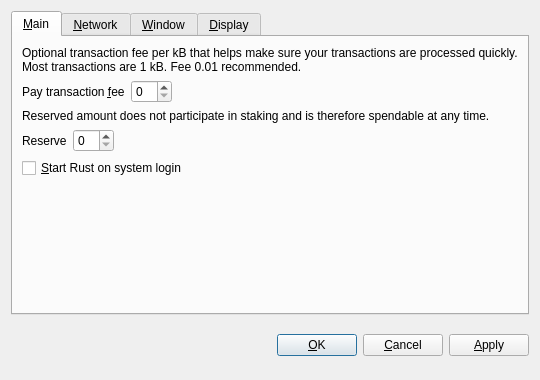
<?xml version="1.0" encoding="UTF-8"?>
<ui version="4.0">
 <class>OptionsDialog</class>
 <widget class="QDialog" name="OptionsDialog">
  <property name="geometry">
   <rect>
    <x>0</x>
    <y>0</y>
    <width>540</width>
    <height>380</height>
   </rect>
  </property>
  <property name="windowTitle">
   <string>Options</string>
  </property>
  <property name="modal">
   <bool>true</bool>
  </property>
  <layout class="QVBoxLayout" name="verticalLayout">
   <item>
    <widget class="QTabWidget" name="tabWidget">
     <property name="tabPosition">
      <enum>QTabWidget::North</enum>
     </property>
     <property name="currentIndex">
      <number>0</number>
     </property>
     <widget class="QWidget" name="tabMain">
      <attribute name="title">
       <string>&amp;Main</string>
      </attribute>
      <layout class="QVBoxLayout" name="verticalLayout_Main">
       <item>
        <widget class="QLabel" name="transactionFeeInfoLabel">
         <property name="text">
          <string>Optional transaction fee per kB that helps make sure your transactions are processed quickly. Most transactions are 1 kB. Fee 0.01 recommended.</string>
         </property>
         <property name="textFormat">
          <enum>Qt::PlainText</enum>
         </property>
         <property name="wordWrap">
          <bool>true</bool>
         </property>
        </widget>
       </item>
       <item>
        <layout class="QHBoxLayout" name="horizontalLayoutFee">
         <item>
          <widget class="QLabel" name="transactionFeeLabel">
           <property name="text">
            <string>Pay transaction &amp;fee</string>
           </property>
           <property name="textFormat">
            <enum>Qt::PlainText</enum>
           </property>
           <property name="buddy">
            <cstring>transactionFee</cstring>
           </property>
          </widget>
         </item>
         <item>
          <widget class="BitcoinAmountField" name="transactionFee"/>
         </item>
         <item>
          <spacer name="horizontalSpacerFee">
           <property name="orientation">
            <enum>Qt::Horizontal</enum>
           </property>
           <property name="sizeHint" stdset="0">
            <size>
             <width>40</width>
             <height>20</height>
            </size>
           </property>
          </spacer>
         </item>
        </layout>
       </item>
       <item>
        <widget class="QLabel" name="reserveBalanceInfoLabel">
         <property name="text">
          <string>Reserved amount does not participate in staking and is therefore spendable at any time.</string>
         </property>
         <property name="textFormat">
          <enum>Qt::PlainText</enum>
         </property>
         <property name="wordWrap">
          <bool>true</bool>
         </property>
        </widget>
       </item>
       <item>
        <layout class="QHBoxLayout" name="horizontalLayoutReserveBalance">
         <item>
          <widget class="QLabel" name="reserveBalanceLabel">
           <property name="text">
            <string>Reserve</string>
           </property>
           <property name="textFormat">
            <enum>Qt::PlainText</enum>
           </property>
           <property name="buddy">
            <cstring>reserveBalance</cstring>
           </property>
          </widget>
         </item>
         <item>
          <widget class="BitcoinAmountField" name="reserveBalance"/>
         </item>
         <item>
          <spacer name="horizontalSpacerReserveBalance">
           <property name="orientation">
            <enum>Qt::Horizontal</enum>
           </property>
           <property name="sizeHint" stdset="0">
            <size>
             <width>40</width>
             <height>20</height>
            </size>
           </property>
          </spacer>
         </item>
        </layout>
       </item>
       <item>
        <widget class="QCheckBox" name="bitcoinAtStartup">
         <property name="toolTip">
          <string>Automatically start Rust after logging in to the system.</string>
         </property>
         <property name="text">
          <string>&amp;Start Rust on system login</string>
         </property>
        </widget>
       </item>
       <item>
        <spacer name="verticalSpacer_Main">
         <property name="orientation">
          <enum>Qt::Vertical</enum>
         </property>
         <property name="sizeHint" stdset="0">
          <size>
           <width>20</width>
           <height>40</height>
          </size>
         </property>
        </spacer>
       </item>
      </layout>
     </widget>
     <widget class="QWidget" name="tabNetwork">
      <attribute name="title">
       <string>&amp;Network</string>
      </attribute>
      <layout class="QVBoxLayout" name="verticalLayout_Network">
       <item>
        <widget class="QCheckBox" name="mapPortUpnp">
         <property name="toolTip">
          <string>Automatically open the Rust client port on the router. This only works when your router supports UPnP and it is enabled.</string>
         </property>
         <property name="text">
          <string>Map port using &amp;UPnP</string>
         </property>
        </widget>
       </item>
       <item>
        <widget class="QCheckBox" name="connectSocks">
         <property name="toolTip">
          <string>Connect to the Rust network through a SOCKS proxy (e.g. when connecting through Tor).</string>
         </property>
         <property name="text">
          <string>&amp;Connect through SOCKS proxy:</string>
         </property>
        </widget>
       </item>
       <item>
        <layout class="QHBoxLayout" name="horizontalLayout_Network">
         <item>
          <widget class="QLabel" name="proxyIpLabel">
           <property name="text">
            <string>Proxy &amp;IP:</string>
           </property>
           <property name="textFormat">
            <enum>Qt::PlainText</enum>
           </property>
           <property name="buddy">
            <cstring>proxyIp</cstring>
           </property>
          </widget>
         </item>
         <item>
          <widget class="QValidatedLineEdit" name="proxyIp">
           <property name="maximumSize">
            <size>
             <width>140</width>
             <height>16777215</height>
            </size>
           </property>
           <property name="toolTip">
            <string>IP address of the proxy (e.g. 127.0.0.1)</string>
           </property>
          </widget>
         </item>
         <item>
          <widget class="QLabel" name="proxyPortLabel">
           <property name="text">
            <string>&amp;Port:</string>
           </property>
           <property name="textFormat">
            <enum>Qt::PlainText</enum>
           </property>
           <property name="buddy">
            <cstring>proxyPort</cstring>
           </property>
          </widget>
         </item>
         <item>
          <widget class="QLineEdit" name="proxyPort">
           <property name="maximumSize">
            <size>
             <width>55</width>
             <height>16777215</height>
            </size>
           </property>
           <property name="toolTip">
            <string>Port of the proxy (e.g. 9050)</string>
           </property>
          </widget>
         </item>
         <item>
          <widget class="QLabel" name="socksVersionLabel">
           <property name="text">
            <string>SOCKS &amp;Version:</string>
           </property>
           <property name="textFormat">
            <enum>Qt::PlainText</enum>
           </property>
           <property name="buddy">
            <cstring>socksVersion</cstring>
           </property>
          </widget>
         </item>
         <item>
          <widget class="QValueComboBox" name="socksVersion">
           <property name="toolTip">
            <string>SOCKS version of the proxy (e.g. 5)</string>
           </property>
          </widget>
         </item>
         <item>
          <spacer name="horizontalSpacer_Network">
           <property name="orientation">
            <enum>Qt::Horizontal</enum>
           </property>
           <property name="sizeHint" stdset="0">
            <size>
             <width>40</width>
             <height>20</height>
            </size>
           </property>
          </spacer>
         </item>
        </layout>
       </item>
       <item>
        <spacer name="verticalSpacer_Network">
         <property name="orientation">
          <enum>Qt::Vertical</enum>
         </property>
         <property name="sizeHint" stdset="0">
          <size>
           <width>20</width>
           <height>40</height>
          </size>
         </property>
        </spacer>
       </item>
      </layout>
     </widget>
     <widget class="QWidget" name="tabWindow">
      <attribute name="title">
       <string>&amp;Window</string>
      </attribute>
      <layout class="QVBoxLayout" name="verticalLayout_Window">
       <item>
        <widget class="QCheckBox" name="minimizeToTray">
         <property name="toolTip">
          <string>Show only a tray icon after minimizing the window.</string>
         </property>
         <property name="text">
          <string>&amp;Minimize to the tray instead of the taskbar</string>
         </property>
        </widget>
       </item>
       <item>
        <widget class="QCheckBox" name="minimizeOnClose">
         <property name="toolTip">
          <string>Minimize instead of exit the application when the window is closed. When this option is enabled, the application will be closed only after selecting Quit in the menu.</string>
         </property>
         <property name="text">
          <string>M&amp;inimize on close</string>
         </property>
        </widget>
       </item>
       <item>
        <spacer name="verticalSpacer_Window">
         <property name="orientation">
          <enum>Qt::Vertical</enum>
         </property>
         <property name="sizeHint" stdset="0">
          <size>
           <width>20</width>
           <height>40</height>
          </size>
         </property>
        </spacer>
       </item>
      </layout>
     </widget>
     <widget class="QWidget" name="tabDisplay">
      <attribute name="title">
       <string>&amp;Display</string>
      </attribute>
      <layout class="QVBoxLayout" name="verticalLayout_Display">
       <item>
        <layout class="QHBoxLayout" name="horizontalLayout_1_Display">
         <item>
          <widget class="QLabel" name="langLabel">
           <property name="text">
            <string>User Interface &amp;language:</string>
           </property>
           <property name="textFormat">
            <enum>Qt::PlainText</enum>
           </property>
           <property name="buddy">
            <cstring>lang</cstring>
           </property>
          </widget>
         </item>
         <item>
          <widget class="QValueComboBox" name="lang">
           <property name="toolTip">
            <string>The user interface language can be set here. This setting will take effect after restarting Rust.</string>
           </property>
          </widget>
         </item>
        </layout>
       </item>
       <item>
        <layout class="QHBoxLayout" name="horizontalLayout_2_Display">
         <item>
          <widget class="QLabel" name="unitLabel">
           <property name="text">
            <string>&amp;Unit to show amounts in:</string>
           </property>
           <property name="textFormat">
            <enum>Qt::PlainText</enum>
           </property>
           <property name="buddy">
            <cstring>unit</cstring>
           </property>
          </widget>
         </item>
         <item>
          <widget class="QValueComboBox" name="unit">
           <property name="toolTip">
            <string>Choose the default subdivision unit to show in the interface and when sending coins.</string>
           </property>
          </widget>
         </item>
        </layout>
       </item>
       <item>
        <widget class="QCheckBox" name="displayAddresses">
         <property name="toolTip">
          <string>Whether to show Rust addresses in the transaction list or not.</string>
         </property>
         <property name="text">
          <string>&amp;Display addresses in transaction list</string>
         </property>
        </widget>
       </item>
       <item>
        <widget class="QCheckBox" name="coinControlFeatures">
         <property name="toolTip">
          <string>Whether to show coin control features or not.</string>
         </property>
         <property name="text">
          <string>Display coin &amp;control features (experts only!)</string>
         </property>
        </widget>
       </item>
       <item>
        <spacer name="verticalSpacer_Display">
         <property name="orientation">
          <enum>Qt::Vertical</enum>
         </property>
         <property name="sizeHint" stdset="0">
          <size>
           <width>20</width>
           <height>40</height>
          </size>
         </property>
        </spacer>
       </item>
      </layout>
     </widget>
    </widget>
   </item>
   <item>
    <layout class="QHBoxLayout" name="horizontalLayout_Buttons">
     <item>
      <spacer name="horizontalSpacer_1">
       <property name="orientation">
        <enum>Qt::Horizontal</enum>
       </property>
       <property name="sizeHint" stdset="0">
        <size>
         <width>40</width>
         <height>48</height>
        </size>
       </property>
      </spacer>
     </item>
     <item>
      <widget class="QLabel" name="statusLabel">
       <property name="font">
        <font>
         <weight>75</weight>
         <bold>true</bold>
        </font>
       </property>
       <property name="text">
        <string/>
       </property>
       <property name="textFormat">
        <enum>Qt::PlainText</enum>
       </property>
       <property name="wordWrap">
        <bool>true</bool>
       </property>
      </widget>
     </item>
     <item>
      <spacer name="horizontalSpacer_2">
       <property name="orientation">
        <enum>Qt::Horizontal</enum>
       </property>
       <property name="sizeHint" stdset="0">
        <size>
         <width>40</width>
         <height>48</height>
        </size>
       </property>
      </spacer>
     </item>
     <item>
      <widget class="QPushButton" name="okButton">
       <property name="text">
        <string>&amp;OK</string>
       </property>
      </widget>
     </item>
     <item>
      <widget class="QPushButton" name="cancelButton">
       <property name="text">
        <string>&amp;Cancel</string>
       </property>
       <property name="autoDefault">
        <bool>false</bool>
       </property>
      </widget>
     </item>
     <item>
      <widget class="QPushButton" name="applyButton">
       <property name="text">
        <string>&amp;Apply</string>
       </property>
       <property name="autoDefault">
        <bool>false</bool>
       </property>
      </widget>
     </item>
    </layout>
   </item>
  </layout>
 </widget>
 <customwidgets>
  <customwidget>
   <class>BitcoinAmountField</class>
   <extends>QSpinBox</extends>
   <header>bitcoinamountfield.h</header>
  </customwidget>
  <customwidget>
   <class>QValueComboBox</class>
   <extends>QComboBox</extends>
   <header>qvaluecombobox.h</header>
  </customwidget>
  <customwidget>
   <class>QValidatedLineEdit</class>
   <extends>QLineEdit</extends>
   <header>qvalidatedlineedit.h</header>
  </customwidget>
 </customwidgets>
 <resources/>
 <connections/>
</ui>
